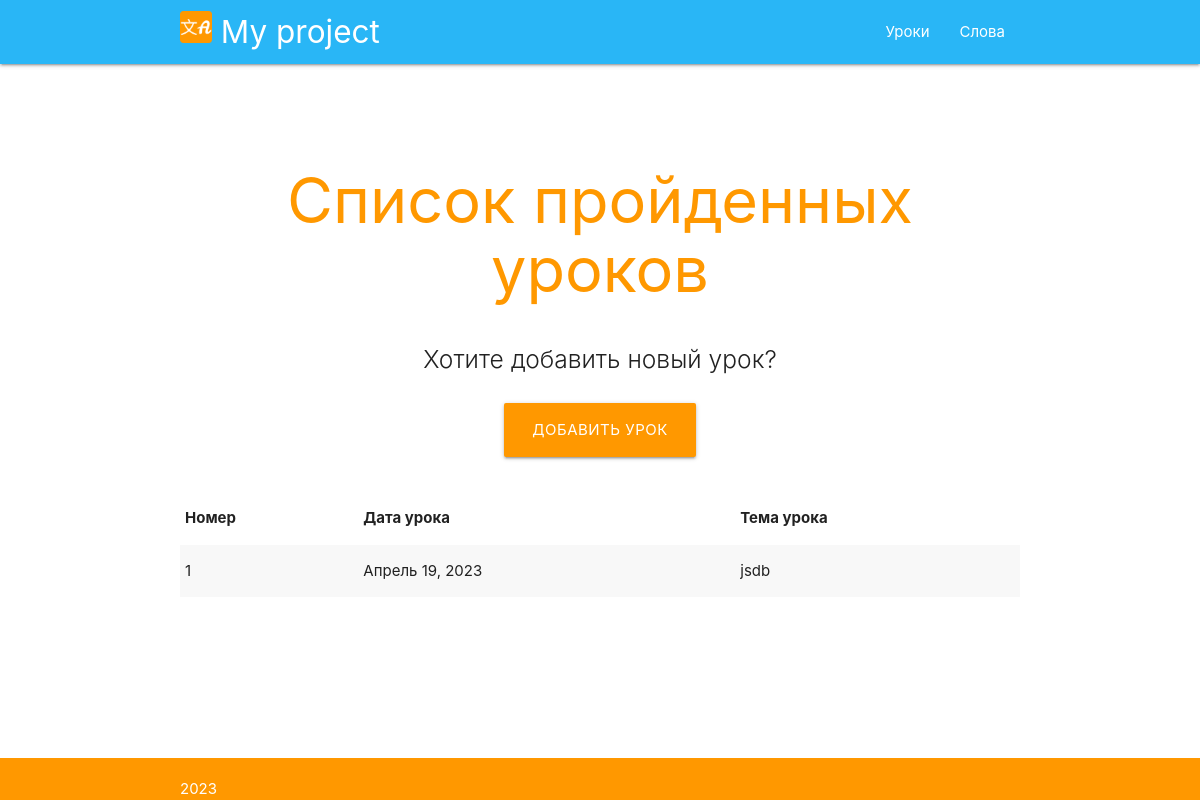
The page /lessons on the database as committed earlier.
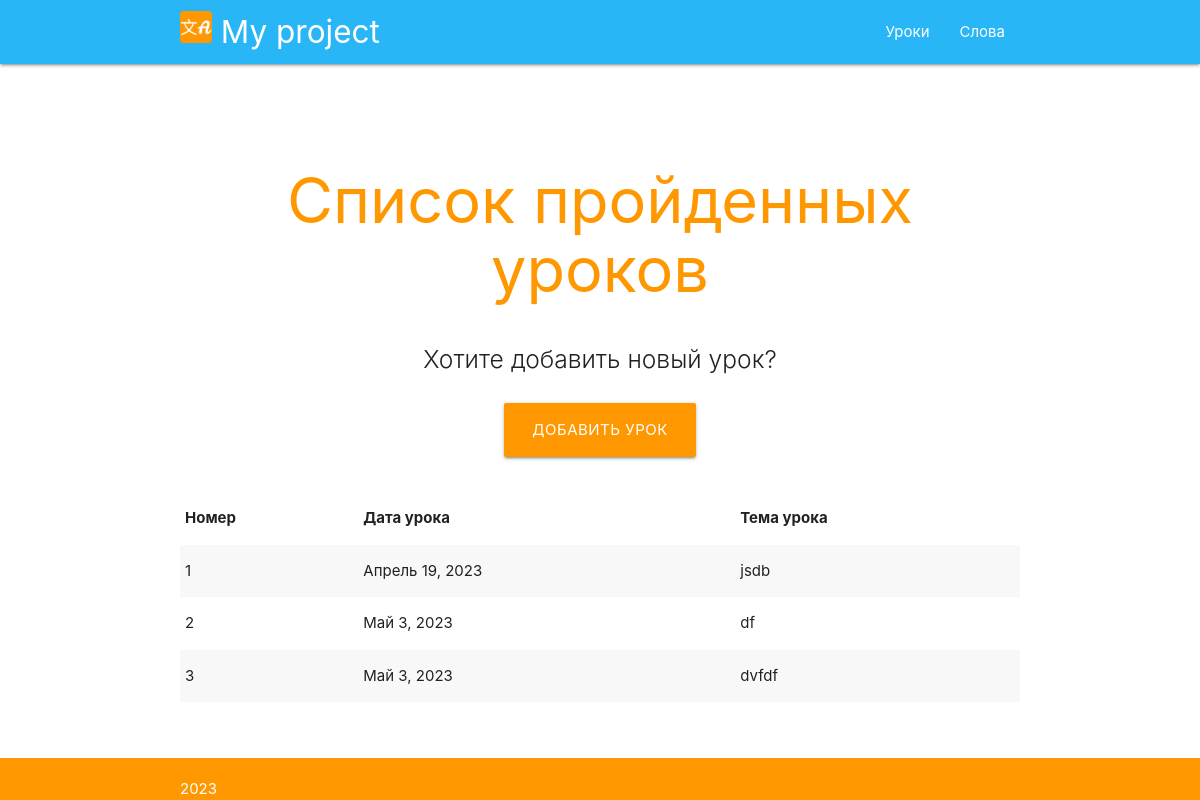
The same page on the database as committed later.
### first/models.py (models this page shows)
class Lessons(models.Model):
    lessonid = models.AutoField(db_column='lessonID', primary_key=True)  # Field name made lowercase.
    lesson_date = models.DateField()
    topic = models.TextField()
    class Meta:
        managed = False
        db_table = 'lessons'

### first/views.py (the view)
# urls.py: path('lessons', views.lessons),
def lessons(request):
    lessons = db_pr.db_get_lessons_for_table()
    return render(request, "lessons.html", context={"lessons": lessons})

### first/db_pr.py (called while the page is built)
def db_get_lessons_for_table():
    lessons = []
    for i, lesson in enumerate(Lessons.objects.all()):
        lessons.append([i+1, lesson.lesson_date, lesson.topic])
    return lessons

### templates/lessons.html (shortened to what this page needs)
{% extends "base_page.html" %}
{% block page-title %}
Список пройденных уроков
{% endblock %}
{% block page-lead %}
Хотите добавить новый урок?
{% endblock %}
{% block centralbtn %}
    <div class="row center">
        <a href="/add-lesson" id="download-button" class="btn-large waves-effect waves-light orange">Добавить урок</a>
    </div>
{% endblock %}
{% block content %}
<div class="container">
    <div class="section">
        <table class="striped">
        <thead>
          <tr>
              <th>Номер</th>
              <th>Дата урока</th>
              <th>Тема урока</th>
          </tr>
        </thead>
        <tbody>
        {% for cnt, date, topic in lessons %}
          <tr>
            <td>{{cnt}}</td>
            <td>{{date}}</td>
            <td>{{topic}}</td>
          </tr>
        {% endfor %}
        </tbody>
      </table>
        <br></br>
    </div>
</div>
{% endblock %}

Rows that differ between the two databases and show on the page:
added Lessons: lessons "Май 3, 2023", lessons "df"
added Lessons: lessons "Май 3, 2023", lessons "dvfdf"
Other text that changed with them:
new list line: "2"
new list line: "3"
